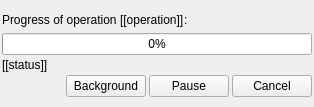
<ui version="4.0" >
 <class>ProgressWidget</class>
 <widget class="QWidget" name="ProgressWidget" >
  <property name="geometry" >
   <rect>
    <x>0</x>
    <y>0</y>
    <width>314</width>
    <height>107</height>
   </rect>
  </property>
  <property name="windowTitle" >
   <string>Progress</string>
  </property>
  <property name="autoFillBackground" >
   <bool>true</bool>
  </property>
  <layout class="QVBoxLayout" >
   <property name="spacing" >
    <number>0</number>
   </property>
   <property name="leftMargin" >
    <number>0</number>
   </property>
   <property name="topMargin" >
    <number>0</number>
   </property>
   <property name="rightMargin" >
    <number>0</number>
   </property>
   <property name="bottomMargin" >
    <number>0</number>
   </property>
   <item>
    <spacer>
     <property name="orientation" >
      <enum>Qt::Vertical</enum>
     </property>
     <property name="sizeHint" >
      <size>
       <width>20</width>
       <height>40</height>
      </size>
     </property>
    </spacer>
   </item>
   <item>
    <layout class="QHBoxLayout" >
     <property name="spacing" >
      <number>0</number>
     </property>
     <item>
      <spacer>
       <property name="orientation" >
        <enum>Qt::Horizontal</enum>
       </property>
       <property name="sizeHint" >
        <size>
         <width>40</width>
         <height>20</height>
        </size>
       </property>
      </spacer>
     </item>
     <item>
      <layout class="QVBoxLayout" >
       <property name="spacing" >
        <number>3</number>
       </property>
       <item>
        <layout class="QHBoxLayout" >
         <property name="spacing" >
          <number>0</number>
         </property>
         <property name="topMargin" >
          <number>0</number>
         </property>
         <item>
          <widget class="QLabel" name="label" >
           <property name="text" >
            <string>Progress of operation </string>
           </property>
          </widget>
         </item>
         <item>
          <widget class="QLabel" name="operationLabel" >
           <property name="text" >
            <string>[[operation]]</string>
           </property>
          </widget>
         </item>
         <item>
          <widget class="QLabel" name="label2" >
           <property name="text" >
            <string>:</string>
           </property>
          </widget>
         </item>
         <item>
          <spacer>
           <property name="orientation" >
            <enum>Qt::Horizontal</enum>
           </property>
           <property name="sizeHint" >
            <size>
             <width>40</width>
             <height>20</height>
            </size>
           </property>
          </spacer>
         </item>
        </layout>
       </item>
       <item>
        <widget class="QProgressBar" name="progressBar" >
         <property name="value" >
          <number>0</number>
         </property>
        </widget>
       </item>
       <item>
        <widget class="QLabel" name="statusLabel" >
         <property name="text" >
          <string>[[status]]</string>
         </property>
         <property name="wordWrap" >
          <bool>true</bool>
         </property>
        </widget>
       </item>
       <item>
        <layout class="QHBoxLayout" >
         <property name="spacing" >
          <number>3</number>
         </property>
         <item>
          <spacer>
           <property name="orientation" >
            <enum>Qt::Horizontal</enum>
           </property>
           <property name="sizeHint" >
            <size>
             <width>101</width>
             <height>20</height>
            </size>
           </property>
          </spacer>
         </item>
         <item>
          <widget class="QPushButton" name="backgroundButton" >
           <property name="enabled" >
            <bool>true</bool>
           </property>
           <property name="text" >
            <string>Background</string>
           </property>
          </widget>
         </item>
         <item>
          <widget class="QPushButton" name="pauseButton" >
           <property name="enabled" >
            <bool>true</bool>
           </property>
           <property name="text" >
            <string>Pause</string>
           </property>
          </widget>
         </item>
         <item>
          <widget class="QPushButton" name="cancelButton" >
           <property name="enabled" >
            <bool>true</bool>
           </property>
           <property name="text" >
            <string>Cancel</string>
           </property>
          </widget>
         </item>
        </layout>
       </item>
      </layout>
     </item>
     <item>
      <spacer>
       <property name="orientation" >
        <enum>Qt::Horizontal</enum>
       </property>
       <property name="sizeHint" >
        <size>
         <width>40</width>
         <height>20</height>
        </size>
       </property>
      </spacer>
     </item>
    </layout>
   </item>
   <item>
    <spacer>
     <property name="orientation" >
      <enum>Qt::Vertical</enum>
     </property>
     <property name="sizeHint" >
      <size>
       <width>20</width>
       <height>40</height>
      </size>
     </property>
    </spacer>
   </item>
  </layout>
 </widget>
 <resources/>
 <connections/>
</ui>
